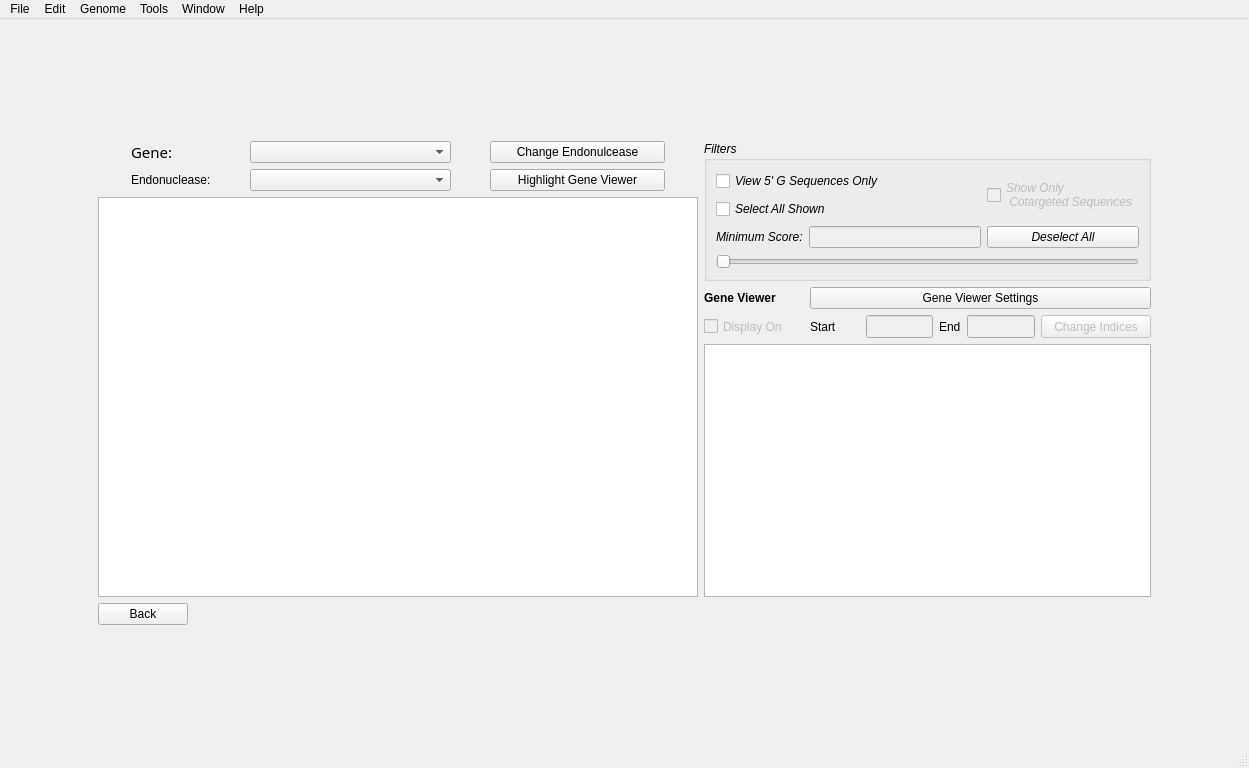
<?xml version="1.0" encoding="UTF-8"?>
<ui version="4.0">
 <class>MainWindow</class>
 <widget class="QMainWindow" name="MainWindow">
  <property name="geometry">
   <rect>
    <x>0</x>
    <y>0</y>
    <width>1249</width>
    <height>768</height>
   </rect>
  </property>
  <property name="windowTitle">
   <string>MainWindow</string>
  </property>
  <widget class="QWidget" name="centralwidget">
   <layout class="QGridLayout" name="gridLayout_2">
    <item row="1" column="1">
     <layout class="QGridLayout" name="gridLayout_4">
      <item row="0" column="0">
       <widget class="QLabel" name="geneLabel">
        <property name="minimumSize">
         <size>
          <width>0</width>
          <height>0</height>
         </size>
        </property>
        <property name="maximumSize">
         <size>
          <width>50</width>
          <height>16777215</height>
         </size>
        </property>
        <property name="font">
         <font>
          <family>Sans Serif</family>
          <pointsize>11</pointsize>
          <weight>50</weight>
          <italic>false</italic>
          <bold>false</bold>
         </font>
        </property>
        <property name="styleSheet">
         <string notr="true">font: 11pt &quot;Sans Serif&quot;;</string>
        </property>
        <property name="text">
         <string>Gene:</string>
        </property>
       </widget>
      </item>
      <item row="0" column="1">
       <widget class="QComboBox" name="comboBoxGene">
        <property name="maximumSize">
         <size>
          <width>201</width>
          <height>23</height>
         </size>
        </property>
       </widget>
      </item>
      <item row="1" column="0">
       <widget class="QLabel" name="endoLabel">
        <property name="styleSheet">
         <string notr="true">font: 11pt &quot;Sans Serif&quot;;</string>
        </property>
        <property name="text">
         <string>Endonuclease:</string>
        </property>
       </widget>
      </item>
      <item row="1" column="1">
       <widget class="QComboBox" name="endonucleaseBox">
        <property name="maximumSize">
         <size>
          <width>201</width>
          <height>23</height>
         </size>
        </property>
       </widget>
      </item>
      <item row="0" column="2">
       <widget class="QPushButton" name="changeEndoButton">
        <property name="maximumSize">
         <size>
          <width>175</width>
          <height>16777215</height>
         </size>
        </property>
        <property name="text">
         <string>Change Endonulcease</string>
        </property>
       </widget>
      </item>
      <item row="1" column="2">
       <widget class="QPushButton" name="highlight_gene_viewer_button">
        <property name="maximumSize">
         <size>
          <width>175</width>
          <height>16777215</height>
         </size>
        </property>
        <property name="toolTip">
         <string>&lt;html&gt;&lt;head/&gt;&lt;body&gt;&lt;p&gt;This button will highlight the sequences in the Gene Viewer that match the sequences checked in the table&lt;/p&gt;&lt;/body&gt;&lt;/html&gt;</string>
        </property>
        <property name="text">
         <string>Highlight Gene Viewer</string>
        </property>
       </widget>
      </item>
     </layout>
    </item>
    <item row="3" column="2">
     <layout class="QGridLayout" name="gridLayout_3">
      <item row="1" column="3">
       <widget class="QLabel" name="endLabel">
        <property name="text">
         <string>End</string>
        </property>
       </widget>
      </item>
      <item row="1" column="4">
       <widget class="QLineEdit" name="lineEditEnd">
        <property name="enabled">
         <bool>false</bool>
        </property>
        <property name="minimumSize">
         <size>
          <width>68</width>
          <height>23</height>
         </size>
        </property>
        <property name="maximumSize">
         <size>
          <width>68</width>
          <height>23</height>
         </size>
        </property>
       </widget>
      </item>
      <item row="1" column="5">
       <widget class="QPushButton" name="change_start_end_button">
        <property name="enabled">
         <bool>false</bool>
        </property>
        <property name="minimumSize">
         <size>
          <width>110</width>
          <height>0</height>
         </size>
        </property>
        <property name="maximumSize">
         <size>
          <width>140</width>
          <height>23</height>
         </size>
        </property>
        <property name="toolTip">
         <string>&lt;html&gt;&lt;head/&gt;&lt;body&gt;&lt;p&gt;This button changes the start and end indicies of the Gene Viewer sequence&lt;/p&gt;&lt;/body&gt;&lt;/html&gt;</string>
        </property>
        <property name="text">
         <string>Change Indices</string>
        </property>
       </widget>
      </item>
      <item row="1" column="2">
       <widget class="QLineEdit" name="lineEditStart">
        <property name="enabled">
         <bool>false</bool>
        </property>
        <property name="maximumSize">
         <size>
          <width>67</width>
          <height>23</height>
         </size>
        </property>
       </widget>
      </item>
      <item row="1" column="1">
       <widget class="QLabel" name="startlabel">
        <property name="minimumSize">
         <size>
          <width>50</width>
          <height>0</height>
         </size>
        </property>
        <property name="maximumSize">
         <size>
          <width>50</width>
          <height>23</height>
         </size>
        </property>
        <property name="text">
         <string>Start</string>
        </property>
       </widget>
      </item>
      <item row="1" column="0">
       <widget class="QCheckBox" name="displayGeneViewer">
        <property name="enabled">
         <bool>false</bool>
        </property>
        <property name="minimumSize">
         <size>
          <width>100</width>
          <height>0</height>
         </size>
        </property>
        <property name="maximumSize">
         <size>
          <width>111</width>
          <height>21</height>
         </size>
        </property>
        <property name="text">
         <string>Display On</string>
        </property>
       </widget>
      </item>
      <item row="0" column="0">
       <widget class="QLabel" name="geneviewerLabel">
        <property name="font">
         <font>
          <weight>75</weight>
          <bold>true</bold>
         </font>
        </property>
        <property name="text">
         <string>Gene Viewer</string>
        </property>
       </widget>
      </item>
      <item row="0" column="1" colspan="5">
       <widget class="QPushButton" name="gene_viewer_settings_button">
        <property name="maximumSize">
         <size>
          <width>112312</width>
          <height>23</height>
         </size>
        </property>
        <property name="text">
         <string>Gene Viewer Settings</string>
        </property>
       </widget>
      </item>
     </layout>
    </item>
    <item row="4" column="2">
     <widget class="QTextEdit" name="geneViewer">
      <property name="minimumSize">
       <size>
        <width>411</width>
        <height>0</height>
       </size>
      </property>
      <property name="maximumSize">
       <size>
        <width>1112</width>
        <height>121212</height>
       </size>
      </property>
     </widget>
    </item>
    <item row="6" column="1">
     <spacer name="verticalSpacer">
      <property name="orientation">
       <enum>Qt::Vertical</enum>
      </property>
      <property name="sizeHint" stdset="0">
       <size>
        <width>20</width>
        <height>40</height>
       </size>
      </property>
     </spacer>
    </item>
    <item row="5" column="1">
     <widget class="QPushButton" name="back_button">
      <property name="maximumSize">
       <size>
        <width>90</width>
        <height>16777215</height>
       </size>
      </property>
      <property name="text">
       <string>Back</string>
      </property>
     </widget>
    </item>
    <item row="1" column="2" rowspan="2">
     <widget class="QGroupBox" name="groupBox">
      <property name="maximumSize">
       <size>
        <width>450</width>
        <height>156</height>
       </size>
      </property>
      <property name="font">
       <font>
        <italic>true</italic>
       </font>
      </property>
      <property name="title">
       <string>Filters</string>
      </property>
      <layout class="QGridLayout" name="gridLayout">
       <item row="4" column="0" colspan="2">
        <widget class="QSlider" name="scoreSlider">
         <property name="orientation">
          <enum>Qt::Horizontal</enum>
         </property>
        </widget>
       </item>
       <item row="2" column="0">
        <widget class="QCheckBox" name="checkBoxSelectAll">
         <property name="text">
          <string>Select All Shown</string>
         </property>
        </widget>
       </item>
       <item row="3" column="1">
        <widget class="QPushButton" name="pushButton_Deselect_All">
         <property name="text">
          <string>Deselect All</string>
         </property>
        </widget>
       </item>
       <item row="3" column="0">
        <layout class="QHBoxLayout" name="horizontalLayout">
         <item>
          <widget class="QLabel" name="label_12">
           <property name="text">
            <string>Minimum Score:</string>
           </property>
          </widget>
         </item>
         <item>
          <widget class="QLineEdit" name="minScoreLine">
           <property name="enabled">
            <bool>false</bool>
           </property>
          </widget>
         </item>
        </layout>
       </item>
       <item row="1" column="0">
        <widget class="QCheckBox" name="fivegseqCheckBox">
         <property name="text">
          <string>View 5' G Sequences Only</string>
         </property>
        </widget>
       </item>
       <item row="1" column="1" rowspan="2">
        <widget class="QCheckBox" name="cotarget_checkbox">
         <property name="enabled">
          <bool>false</bool>
         </property>
         <property name="minimumSize">
          <size>
           <width>0</width>
           <height>50</height>
          </size>
         </property>
         <property name="text">
          <string>Show Only 
 Cotargeted Sequences</string>
         </property>
        </widget>
       </item>
      </layout>
     </widget>
    </item>
    <item row="1" column="0">
     <spacer name="horizontalSpacer">
      <property name="orientation">
       <enum>Qt::Horizontal</enum>
      </property>
      <property name="sizeHint" stdset="0">
       <size>
        <width>40</width>
        <height>20</height>
       </size>
      </property>
     </spacer>
    </item>
    <item row="0" column="1">
     <spacer name="verticalSpacer_2">
      <property name="orientation">
       <enum>Qt::Vertical</enum>
      </property>
      <property name="sizeHint" stdset="0">
       <size>
        <width>20</width>
        <height>40</height>
       </size>
      </property>
     </spacer>
    </item>
    <item row="3" column="3">
     <spacer name="horizontalSpacer_2">
      <property name="orientation">
       <enum>Qt::Horizontal</enum>
      </property>
      <property name="sizeHint" stdset="0">
       <size>
        <width>40</width>
        <height>20</height>
       </size>
      </property>
     </spacer>
    </item>
    <item row="2" column="1" rowspan="3">
     <widget class="QTableWidget" name="targetTable">
      <property name="minimumSize">
       <size>
        <width>600</width>
        <height>400</height>
       </size>
      </property>
      <property name="maximumSize">
       <size>
        <width>600</width>
        <height>100000</height>
       </size>
      </property>
      <property name="verticalScrollMode">
       <enum>QAbstractItemView::ScrollPerPixel</enum>
      </property>
      <property name="horizontalScrollMode">
       <enum>QAbstractItemView::ScrollPerPixel</enum>
      </property>
     </widget>
    </item>
   </layout>
  </widget>
  <widget class="QMenuBar" name="menubar">
   <property name="geometry">
    <rect>
     <x>0</x>
     <y>0</y>
     <width>1249</width>
     <height>20</height>
    </rect>
   </property>
   <widget class="QMenu" name="menuFile">
    <property name="title">
     <string>File</string>
    </property>
    <addaction name="actionNew"/>
    <addaction name="actionOpen"/>
    <addaction name="actionOpen_Recent"/>
    <addaction name="actionSave"/>
    <addaction name="actionReset"/>
   </widget>
   <widget class="QMenu" name="menuEdit">
    <property name="title">
     <string>Edit</string>
    </property>
   </widget>
   <widget class="QMenu" name="menuGenome">
    <property name="title">
     <string>Genome</string>
    </property>
   </widget>
   <widget class="QMenu" name="menuTools">
    <property name="title">
     <string>Tools</string>
    </property>
    <widget class="QMenu" name="menuExport">
     <property name="title">
      <string>Export</string>
     </property>
     <addaction name="actionTo_CSV"/>
    </widget>
    <addaction name="actionScore_Settings"/>
    <addaction name="actionDesign_Repair_Oligos"/>
    <addaction name="actionOff_Target_Analysis"/>
    <addaction name="actionCoTargeting"/>
    <addaction name="menuExport"/>
   </widget>
   <widget class="QMenu" name="menuWindow">
    <property name="title">
     <string>Window</string>
    </property>
   </widget>
   <widget class="QMenu" name="menuHelp">
    <property name="title">
     <string>Help</string>
    </property>
    <addaction name="actionDocumentation"/>
   </widget>
   <addaction name="menuFile"/>
   <addaction name="menuEdit"/>
   <addaction name="menuGenome"/>
   <addaction name="menuTools"/>
   <addaction name="menuWindow"/>
   <addaction name="menuHelp"/>
  </widget>
  <widget class="QStatusBar" name="statusbar"/>
  <action name="actionScore_Settings">
   <property name="text">
    <string>Score Settings</string>
   </property>
  </action>
  <action name="actionDesign_Repair_Oligos">
   <property name="text">
    <string>Design Repair Oligos...</string>
   </property>
  </action>
  <action name="actionOff_Target_Analysis">
   <property name="text">
    <string>Off-Target Analysis</string>
   </property>
  </action>
  <action name="actionNew">
   <property name="text">
    <string>New</string>
   </property>
  </action>
  <action name="actionOpen">
   <property name="text">
    <string>Open</string>
   </property>
  </action>
  <action name="actionOpen_Recent">
   <property name="text">
    <string>Open Recent</string>
   </property>
  </action>
  <action name="actionSave">
   <property name="text">
    <string>Save</string>
   </property>
  </action>
  <action name="actionReset">
   <property name="text">
    <string>Reset</string>
   </property>
  </action>
  <action name="actionDocumentation">
   <property name="text">
    <string>Documentation..</string>
   </property>
  </action>
  <action name="actionExport">
   <property name="text">
    <string>Export</string>
   </property>
  </action>
  <action name="actionCoTargeting">
   <property name="text">
    <string>Cotargeting</string>
   </property>
  </action>
  <action name="actionTo_CSV">
   <property name="text">
    <string>To CSV</string>
   </property>
  </action>
 </widget>
 <resources/>
 <connections/>
</ui>
